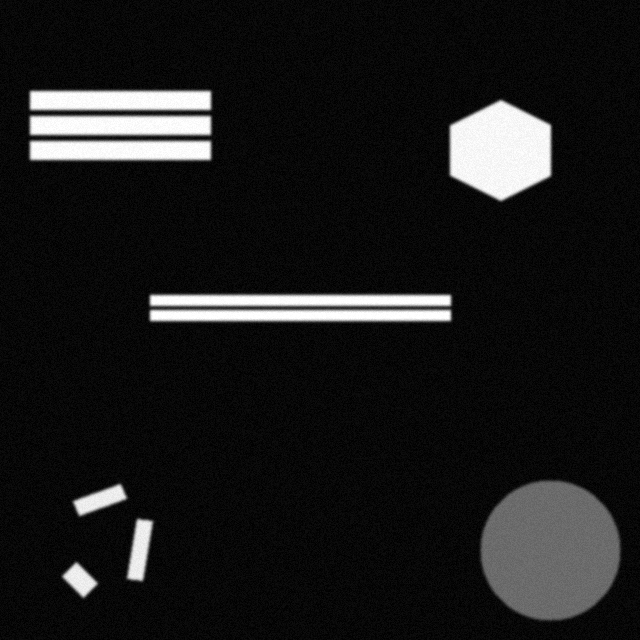
//> input picture computer-vision/ocr_diff_bin/assets/images/prob_map2.png, 640 x 640 px
$ ./main   (built with g++ and OpenCV 4)
//> lines starting //> are read from the running program, lines starting //| are printed output that depends on the picture; after the words box and inside, x2 and y2 are one past the last pixel; in counts of white or black regions, pixels touching at a corner belong together
### computer-vision/ocr_diff_bin/dbpostprocess.hpp
/*
    It's not all written by AI bruh. But it helped in figuring out the right strategy.
*/

#pragma once


#include <vector>
#include <numeric>
#include <algorithm>

#include <opencv2/opencv.hpp>
#include <clipper2/clipper.h>

struct box_t {
    std::vector<cv::Point2f> points;
    float score;
};

// Differential Binarization

// Finds the 4 corner points of a contour
inline std::pair<std::vector<cv::Point2f>, float> get_minimal_box(const std::vector<cv::Point2f> &contour) {
    cv::RotatedRect m_rect = cv::minAreaRect(contour);
    std::vector<cv::Point2f> points(4);
    m_rect.points(points.data());

    // Sort points: Top-Left, Top-Right, Bottom-Right, Bottom-Left
    std::sort(points.begin(), points.end(), [](const cv::Point2f &a, const cv::Point2f &b) {
        return a.x < b.x;
    });

    std::vector<cv::Point2f> reorder(4);
    int index_1, index_2, index_3, index_4;
    if (points[1].y > points[0].y) {
        index_1 = 0; index_4 = 1;
    } else {
        index_1 = 1; index_4 = 0;
    }

    if (points[3].y > points[2].y) {
        index_2 = 2; index_3 = 3;
    } else {
        index_2 = 3; index_3 = 2;
    }

    reorder[0] = points[index_1];
    reorder[1] = points[index_2];
    reorder[2] = points[index_3];
    reorder[3] = points[index_4];

    return {reorder, std::min(m_rect.size.width, m_rect.size.height)};
}

// Expands the shrunk text box back to original size
// [40 lines left out: function unclip_polygon, not called in this run]

// Averages the confidence values within the box
inline float calculate_box_score(const cv::Mat &confMap, const std::vector<cv::Point2f> &box) {
    int width = confMap.cols;
    int height = confMap.rows;

    std::vector<int> x_coords, y_coords;
    for (const auto &pt : box) {
        x_coords.push_back(std::clamp(static_cast<int>(pt.x), 0, width - 1));
        y_coords.push_back(std::clamp(static_cast<int>(pt.y), 0, height - 1));
    }

    auto [xmin, xmax] = std::minmax_element(x_coords.begin(), x_coords.end());
    auto [ymin, ymax] = std::minmax_element(y_coords.begin(), y_coords.end());

    int roi_w = *xmax - *xmin + 1;
    int roi_h = *ymax - *ymin + 1;

    cv::Mat mask = cv::Mat::zeros(roi_h, roi_w, CV_8UC1);
    std::vector<cv::Point> roi_box;
    for (const auto &pt : box) {
        roi_box.push_back(cv::Point(static_cast<int>(pt.x) - *xmin, static_cast<int>(pt.y) - *ymin));
    }

    std::vector<std::vector<cv::Point>> contours = {roi_box};
    cv::fillPoly(mask, contours, cv::Scalar(1));

    return static_cast<float>(cv::mean(confMap(cv::Rect(*xmin, *ymin, roi_w, roi_h)), mask)[0]);
}

// Extracts boxes from the binary mask
inline std::vector<box_t> contours_to_boxes(const cv::Mat &binaryMask, const cv::Mat &confMap, const cv::Size &origSize, const float boxThresh, const float unclipRatio) {
    std::vector<std::vector<cv::Point>> contours;
    cv::findContours(binaryMask, contours, cv::RETR_LIST, cv::CHAIN_APPROX_SIMPLE);

    const float width_scale = static_cast<float>(origSize.width) / binaryMask.cols;
    const float height_scale = static_cast<float>(origSize.height) / binaryMask.rows;

    const int MIN_BOX_SIZE = 3;
    const size_t MAX_CANDIDATES = 1000;

    std::vector<box_t> boxes;
    size_t n = std::min(contours.size(), MAX_CANDIDATES);

    for (size_t i = 0; i < n; ++i) {
        if (contours[i].size() < 4) continue;

        std::vector<cv::Point2f> contour_f;
        for (const auto &pt : contours[i]) contour_f.push_back(cv::Point2f(pt.x, pt.y));

        auto [min_box, min_side] = get_minimal_box(contour_f);
        if (min_side < MIN_BOX_SIZE) continue;

        float score = calculate_box_score(confMap, min_box);
        if (score < boxThresh) continue;

        auto unclipped = unclip_polygon(min_box, unclipRatio);
        if (unclipped.empty()) continue;

        auto [final_box, final_side] = get_minimal_box(unclipped);
        if (final_side < MIN_BOX_SIZE + 2) continue;

        // Scaling back to original image coordinates
        for (auto &pt : final_box) {
            pt.x = std::clamp(pt.x * width_scale, 0.0f, static_cast<float>(origSize.width - 1));
            pt.y = std::clamp(pt.y * height_scale, 0.0f, static_cast<float>(origSize.height - 1));
        }

        boxes.push_back({final_box, score});
    }
    return boxes;
}

// High-level Entry Point
inline std::vector<box_t> extract_text_boxes(const cv::Mat &probMap, const cv::Size &origSize) {
    cv::Mat binary;
    // Binarize the float probability map (0.3 is standard det_db_thresh)
    cv::threshold(probMap, binary, 0.3f, 1.0, cv::THRESH_BINARY);

    cv::Mat binary_uint8;
    binary.convertTo(binary_uint8, CV_8UC1, 255.0);

    // The second threshold (0.6f) is for the average box score (boxThresh)
    return contours_to_boxes(binary_uint8, probMap, origSize, 0.6f, 1.5f);
}

### computer-vision/ocr_diff_bin/main.cpp
#include <iostream>
#include <opencv2/opencv.hpp>

#include "dbpostprocess.hpp"

void prepare_prob_map(const cv::Mat& src, cv::Mat& dst) {
    // Resize the image, for more accurate testing.
    cv::resize(src, dst, cv::Size(300, 300));

    if (dst.channels() == 3) {
        cv::cvtColor(dst, dst, cv::COLOR_BGR2GRAY);
    } else {
        dst = dst;
    }

    dst.convertTo(dst, CV_32FC1, 1.0 / 255.0);
}

void draw_detection_results(cv::Mat &image, const std::vector<box_t> &boxes) {
    for (const auto &box : boxes) {
        std::vector<cv::Point> int_points;
        for (const auto &pt : box.points) {
            int_points.push_back(cv::Point(static_cast<int>(pt.x), static_cast<int>(pt.y)));
        }

        std::vector<std::vector<cv::Point>> contours = { int_points };
        cv::polylines(image, contours, true, cv::Scalar(0, 255, 0), 2, cv::LINE_AA);

        std::stringstream ss;
        ss << std::fixed << std::setprecision(2) << box.score;
        std::string label = ss.str();

        int font_face = cv::FONT_HERSHEY_SIMPLEX;
        double font_scale = 0.5;
        int thickness = 1;

        int baseline = 0;
        cv::Size text_size = cv::getTextSize(label, font_face, font_scale, thickness, &baseline);
        cv::Point text_org = int_points[0]; // Top-left corner

        cv::rectangle(image,
                      text_org + cv::Point(0, baseline),
                      text_org + cv::Point(text_size.width, -text_size.height),
                      cv::Scalar(0, 0, 0),
                      cv::FILLED);

        cv::putText(image, label, text_org, font_face, font_scale, cv::Scalar(255, 255, 255), thickness, cv::LINE_AA);
    }
}

int main(int argc, char* argv[]) {
    cv::Mat image;

    if (argc > 1)
        image = cv::imread(argv[1]);
    else
        image = cv::imread("assets/images/prob_map2.png");
//> image is the input picture: 640 rows x 640 cols, CV_8UC3; min 0, max 255, mean 26.8

    cv::Mat prob_map;
    prepare_prob_map(image, prob_map);

    const auto boxes = extract_text_boxes(prob_map, image.size());
//> in extract_text_boxes, `cv::threshold(probMap, binary, 0.3f, 1.0, cv::THRESH_BINARY);`:
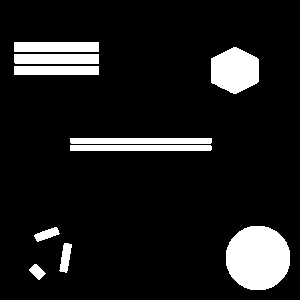
//> binary: 300 rows x 300 cols, CV_32FC1; values 0 (black) and 1 (white), 10.9% white; 10 white regions, largest, box (x1, y1, x2, y2) and area: (226, 226, 290, 290) 3292, (211, 47, 259, 94) 1731, (14, 42, 99, 52) 850
//> in extract_text_boxes, `binary.convertTo(binary_uint8, CV_8UC1, 255.0);`: binary_uint8: 300 rows x 300 cols, CV_8UC1; 10.9% white; 10 white regions
//> in contours_to_boxes, `cv::findContours(binaryMask, contours, cv::RETR_LIST, cv::CHAIN_APPROX..`: contours = 10 contours; largest, box (x1, y1, x2, y2) and area: (226, 226, 290, 290) 3201, (211, 47, 259, 94) 1660, (14, 42, 99, 52) 756, (14, 54, 99, 64) 756, (70, 145, 212, 151) 704
//> in contours_to_boxes, `const float width_scale = static_cast<float>(origSize.width) / binaryM..`: width_scale = 2.13
//> in contours_to_boxes, `size_t n = std::min(contours.size(), MAX_CANDIDATES);`: n = 10
//> (the run ends here: the program needs code that is not available in this run, at `auto unclipped = unclip_polygon(min_box, unclipRatio);`)

$ run again, with computer-vision/ocr_diff_bin/assets/images/prob_map.png copied over computer-vision/ocr_diff_bin/assets/images/prob_map2.png
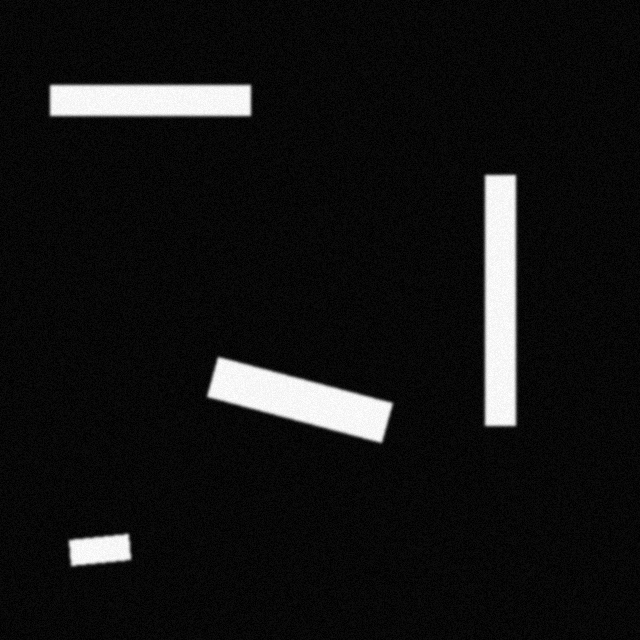
//> input picture computer-vision/ocr_diff_bin/assets/images/prob_map.png, 640 x 640 px
//> image is the input picture: 640 rows x 640 cols, CV_8UC3; min 0, max 254, mean 20.5
//> in extract_text_boxes, `cv::threshold(probMap, binary, 0.3f, 1.0, cv::THRESH_BINARY);`:
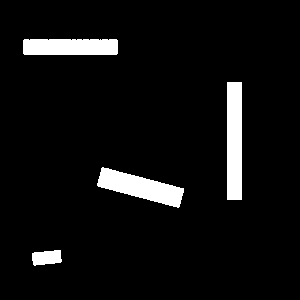
//> binary: 300 rows x 300 cols, CV_32FC1; values 0 (black) and 1 (white), 6% white; 4 white regions, box (x1, y1, x2, y2) and area: (227, 82, 242, 200) 1770, (97, 167, 184, 208) 1727, (23, 39, 118, 55) 1507, (32, 250, 62, 266) 378
//> binary_uint8: 300 rows x 300 cols, CV_8UC1; 6% white; 4 white regions
//> contours = 4 contours; box (x1, y1, x2, y2) and area: (227, 82, 242, 200) 1638, (97, 167, 184, 208) 1626, (23, 39, 118, 55) 1399, (32, 250, 62, 266) 338
//> width_scale = 2.13
//> n = 4
